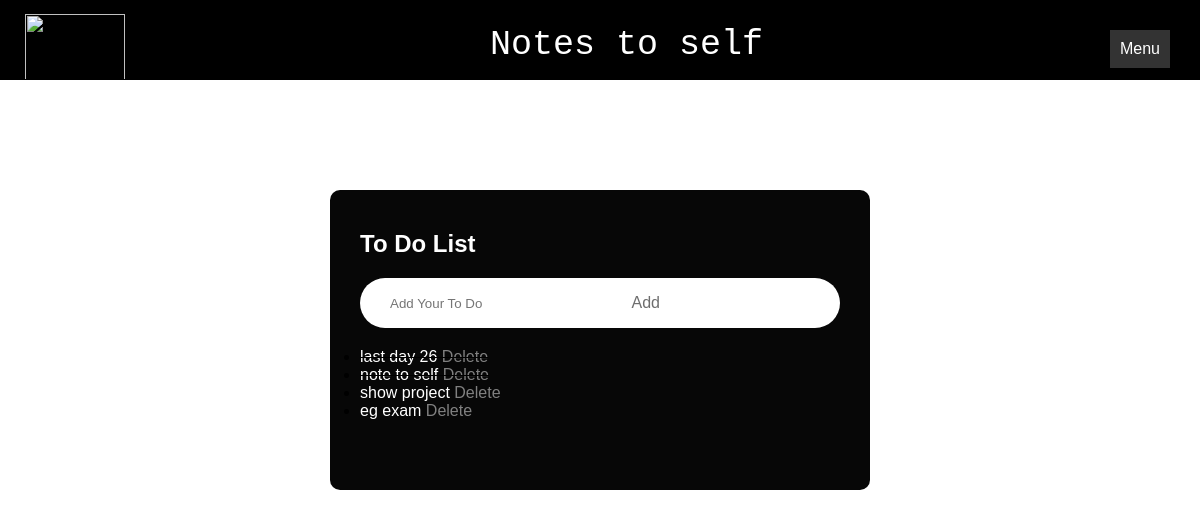
Page /todo.php (signed in) on the committed database.
### tables this page shows
CREATE TABLE `todo_list` (
  `id` int(11) NOT NULL,
  `task` varchar(255) NOT NULL,
  `completed` tinyint(1) DEFAULT 0,
  `user_id` int(11) DEFAULT NULL
);

### todo.php (the view, shortened to what this page needs)
<?php
require 'config.php';
$user_id = $_SESSION['id'];
$sql = "SELECT task, completed FROM todo_list WHERE user_id = '$user_id'";
$result = $conn->query($sql);
$tasks = [];
if ($result->num_rows > 0) {
    while ($row = $result->fetch_assoc()) {
        $task = $row["task"];
        $completed = $row["completed"];
        $tasks[] = array("task" => $task, "completed" => $completed);
    }
}
?>
<!DOCTYPE html>
<html lang="en">
<head>
    <link rel="stylesheet" href="todo.css">
    <link rel="stylesheet" href="menu.css">
</head>
<body>
<div id="logo">
    <img src="https://media0.giphy.com/media/v1.Y2lkPTc5MGI3NjExZjhrYjEzbXI0N2xudnIxdm44N2VqNXRkOXoydnYxOTMweDZrczQ1MCZlcD12MV9pbnRlcm5hbF9naWZfYnlfaWQmY3Q9cw/hrixdHEyXD88TzFefp/giphy.gif" width="100px" height="75px">
    <div class="titlename">Notes to self</div>
    <div class="menu-tab" onclick="toggleSideMenu()">Menu</div>
  </div>
    <div class="container">
        <div class="todo-app">
            <h2>To Do List</h2>
            <div class="row">
                <form method="POST" action="<?php echo $_SERVER["PHP_SELF"]; ?>">
                    <input type="text" name="task" id="input-box" placeholder="Add Your To Do">
                    <input type="submit" value="Add" name="Add">
                </form>
            </div>
            <div id="list-container">
                <ul>
                    <?php foreach ($tasks as $task): ?>
                        <li <?php if ($task["completed"] == 1) echo 'style="color:black; text-decoration: line-through; "'; ?>>
                            <a href="?task=<?php echo $task["task"]; ?>&action=toggle" style="text-decoration: none; color: white;"><?php echo $task["task"]; ?></a>
                            <a href="?task=<?php echo $task["task"]; ?>&action=delete" style="text-decoration: none; color:gray;">Delete</a>
                        </li>
                    <?php endforeach; ?>
                </ul>
            </div>
        </div>
    </div>
</body>
</html>

### todo.css (style rules this page uses)
* { margin: 0; padding: 0; font-family: sans-serif; box-sizing: border-box; }
#logo { padding: 10px; padding-left: 25px; background-color:black; width: auto; height: 80px; }
img { padding-top: 4px; padding-bottom: 6px; }
.titlename { font-family: monospace; font-size: 35px; text-align:center; padding: 10px; color: white; padding-bottom: 20px; position: absolute; top: 15px; left: 40%; }
.container { width: 100%; min-height: 100vh; background-color:white; padding: 10px; }
.todo-app { width: 100%; max-width: 540px; background-color: rgb(7, 7, 7); margin: 100px auto 20px; padding: 40px 30px 70px; border-radius: 10px; }
.todo-app h2 { color: white; display: flex; align-items: center; margin-bottom: 20px; }
.row { display: flex; align-items: center; justify-content: space-between; background-color: bisque; padding-left: 20px; margin-bottom: 20px; border-radius: 40px; }
input { flex: 1; border: none; outline: none; padding: 10px; background: transparent; font-weight: 14px; }
a { text-decoration: none; color: white; }

### menu.css (style rules this page uses)
.menu-tab { background-color: #333; color: #fff; padding: 10px; cursor: pointer; position: absolute; top: 30px; right: 30px; }
.titlename { font-family: monospace; font-size: 35px; text-align:center; padding: 10px; color: white; padding-bottom: 20px; position: absolute; top: 15px; left: 40%; }
#logo { padding: 10px; padding-left: 25px; background-color:black; width: auto; height: 80px; }
img { padding-top: 4px; padding-bottom: 6px; }

### todo.php (style rules this page uses)
* { margin: 0; padding: 0; font-family: sans-serif; box-sizing: border-box; }
#logo { padding: 10px; padding-left: 25px; background-color:black; width: auto; height: 80px; }
img { padding-top: 4px; padding-bottom: 6px; }
.titlename { font-family: monospace; font-size: 35px; text-align:center; padding: 10px; color: white; padding-bottom: 20px; position: absolute; top: 15px; left: 40%; }
.container { width: 100%; min-height: 100vh; background-color:white; padding: 10px; }
.todo-app { width: 100%; max-width: 540px; background-color: rgb(7, 7, 7); margin: 100px auto 20px; padding: 40px 30px 70px; border-radius: 10px; }
.todo-app h2 { color: white; display: flex; align-items: center; margin-bottom: 20px; }
.row { display: flex; align-items: center; justify-content: space-between; background-color:white; padding-left: 20px; margin-bottom: 20px; border-radius: 40px; }
input { background-color: white; border: none; outline: none; padding: 10px; background: transparent; font-weight: 14px; }
input[type="submit"] { border: none; outline: none; padding: 16px 50px; background-color: white; color: rgb(110, 110, 110); font-size: 16px; cursor: pointer; border-radius: 40px; }

### rows in the picture
todo_list: task "last day 26"
todo_list: task "note to self"
todo_list: task "show project"
todo_list: task "eg exam"
